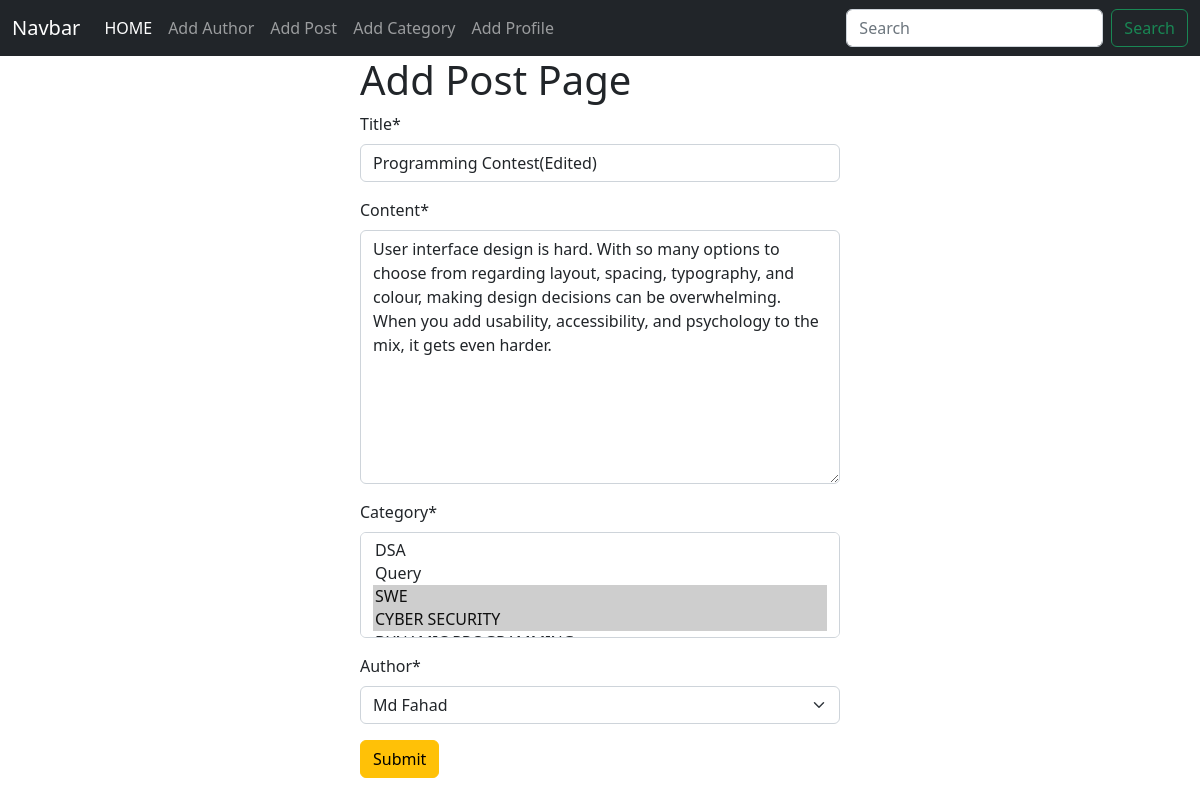
The page /posts/edit/1 on the database its author committed.
### posts/models.py (models this page shows, shortened)
class Post(models.Model):
    title=models.CharField(max_length=50)
    content=models.TextField()
    category=models.ManyToManyField(Category)
    author=models.ForeignKey(Author,on_delete=models.CASCADE)

### posts/views.py (the view)
# urls.py: path('edit/<int:id>', views.edit_post,name='edit_post'),
def edit_post(request,id):
    post=models.Post.objects.get(pk=id)
    post_form=forms.PostForm(instance=post)
    if request.method=='POST':
        post_form=forms.PostForm(request.POST,instance=post)
        if post_form.is_valid():
            post_form.save()
            return redirect('homepage')
    return render(request,'add_post.html',{'form':post_form})

### posts/forms.py
class PostForm(forms.ModelForm):
    class Meta:
        model = Post
        fields='__all__'

### author/models.py (called while the page is built)
    def __str__(self) -> str:
        return self.name

### categories/models.py (called while the page is built)
    def __str__(self) -> str:
        return self.name

### posts/templates/add_post.html (shortened to what this page needs)
{% extends 'base.html' %}
{% load crispy_forms_tags %}
{% block content %}
<form method="post" style="width:40%; margin:auto">
    <h1>Add Post Page</h1>
{{ form | crispy }}
<button class="btn btn-warning">Submit</button>
</form>
{% endblock %}

### rows shown on the page
Post: title "Programming Contest(Edited)", content "User interface design is hard. With so many options to choose from regarding layout, spacing, typography, and colour, making design decisions can be overwhelming. When you add usability, accessibility, and psychology to the mix, it gets even harder.", author "Md Fahad"
